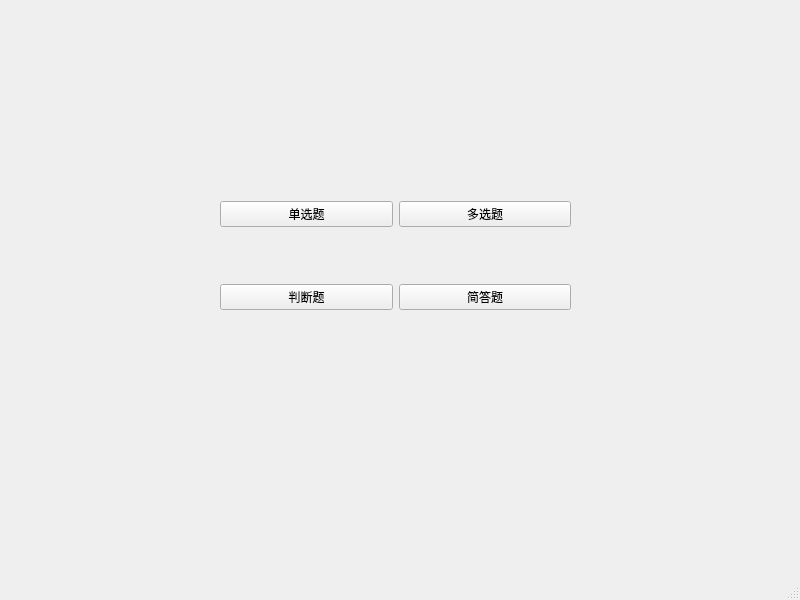
<?xml version="1.0" encoding="UTF-8"?>
<ui version="4.0">
 <class>UploadQuestionWindow</class>
 <widget class="QMainWindow" name="UploadQuestionWindow">
  <property name="geometry">
   <rect>
    <x>0</x>
    <y>0</y>
    <width>800</width>
    <height>600</height>
   </rect>
  </property>
  <property name="sizePolicy">
   <sizepolicy hsizetype="Preferred" vsizetype="Preferred">
    <horstretch>0</horstretch>
    <verstretch>0</verstretch>
   </sizepolicy>
  </property>
  <property name="windowTitle">
   <string>MainWindow</string>
  </property>
  <widget class="QWidget" name="centralwidget">
   <widget class="QWidget" name="layoutWidget">
    <property name="geometry">
     <rect>
      <x>220</x>
      <y>150</y>
      <width>351</width>
      <height>211</height>
     </rect>
    </property>
    <layout class="QGridLayout" name="gridLayout">
     <item row="0" column="0">
      <widget class="QPushButton" name="singleselect_pushButton">
       <property name="text">
        <string>单选题</string>
       </property>
      </widget>
     </item>
     <item row="0" column="1">
      <widget class="QPushButton" name="mulselect_pushButton_2">
       <property name="baseSize">
        <size>
         <width>0</width>
         <height>0</height>
        </size>
       </property>
       <property name="cursor">
        <cursorShape>ArrowCursor</cursorShape>
       </property>
       <property name="text">
        <string>多选题</string>
       </property>
      </widget>
     </item>
     <item row="1" column="0">
      <widget class="QPushButton" name="judge_pushButton_3">
       <property name="text">
        <string>判断题</string>
       </property>
      </widget>
     </item>
     <item row="1" column="1">
      <widget class="QPushButton" name="short_pushButton_4">
       <property name="text">
        <string>简答题</string>
       </property>
      </widget>
     </item>
    </layout>
   </widget>
  </widget>
  <widget class="QMenuBar" name="menubar">
   <property name="geometry">
    <rect>
     <x>0</x>
     <y>0</y>
     <width>800</width>
     <height>28</height>
    </rect>
   </property>
  </widget>
  <widget class="QStatusBar" name="statusbar"/>
 </widget>
 <resources/>
 <connections/>
</ui>
